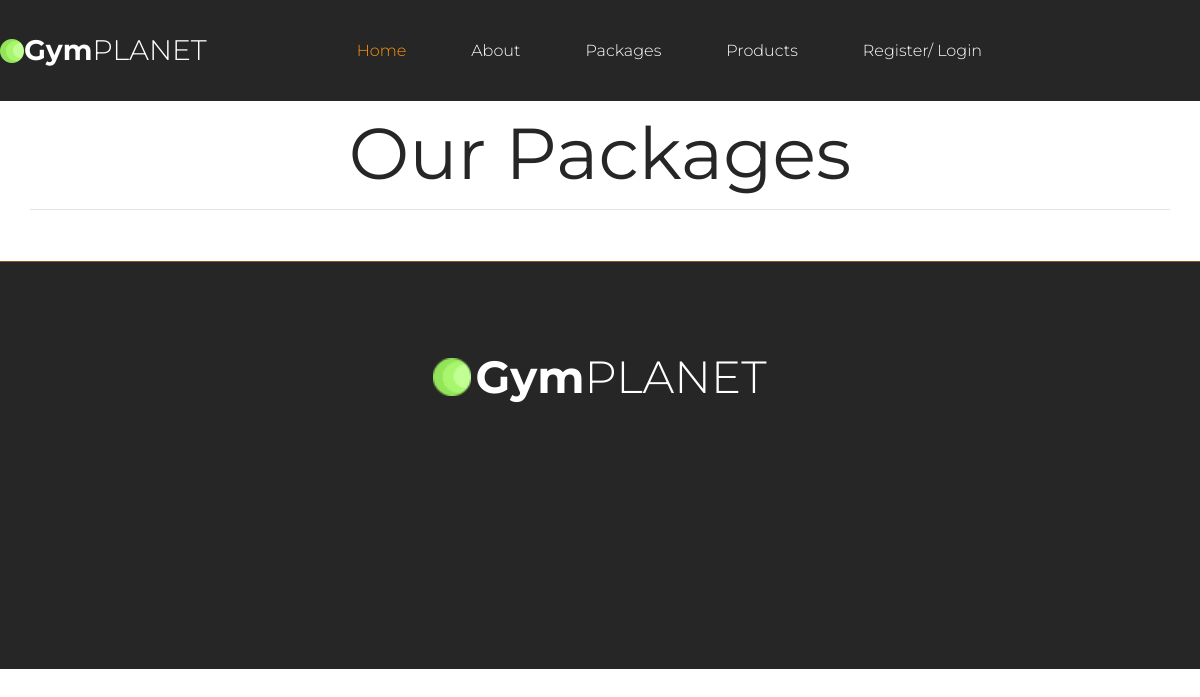
The app's page /packages.php, older data.
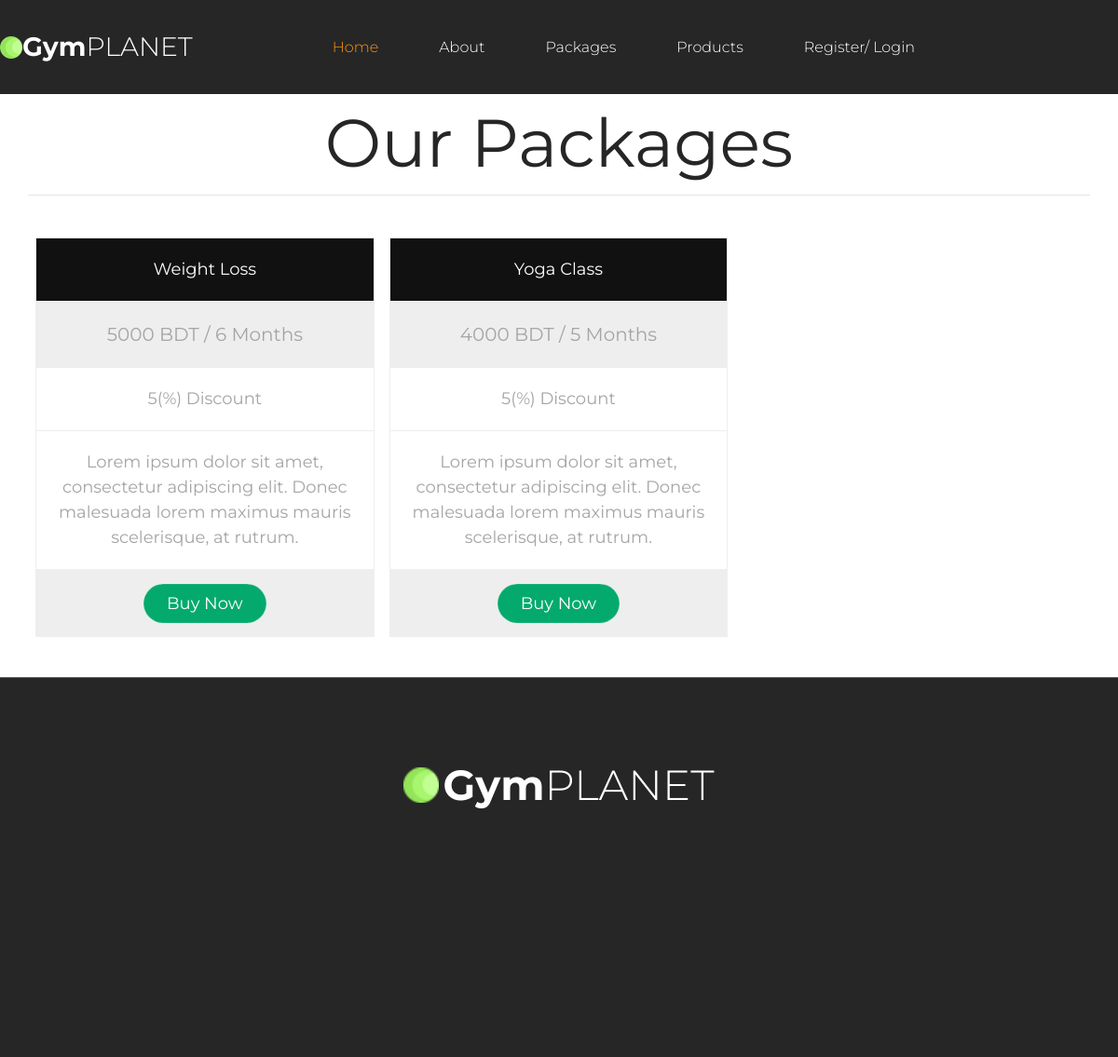
The same page, newer data.
### tables this page shows
CREATE TABLE `package_table` (
  `package_id` int(20) NOT NULL,
  `pack_name` varchar(255) NOT NULL,
  `details` text NOT NULL,
  `image` varchar(255) NOT NULL,
  `month` varchar(255) NOT NULL,
  `price` int(25) NOT NULL,
  `discount` int(25) NOT NULL,
  `del_pack` tinyint(10) NOT NULL DEFAULT 0
);

### Classes/DB.php (called while the page is built, shortened)
<?php
class DB
{
    public function connect(){
        $this->conn = new mysqli("localhost","root","","gym");
        if ($this->conn->connect_error) {
          die("Connection failed: " . $this->conn->connect_error);
        }
        else{
            return $msg =  "connected";
        }
    }
}

### Classes/PackageClass.php (called while the page is built, shortened)
<?php
include_once 'db.php';
class PackageClass extends DB
{
    public function viewPackage(){
        $qry = "SELECT * FROM package_table where del_pack=0";
        $result = $this->conn->query($qry);
        return $result;
    }
}

### packages.php (the view, shortened to what this page needs)
<?php
include 'layouts/header.php';
include 'layouts/nav.php';
?>
<div class="services">
    <div class="container">
        <div class="row">
            <div class="col">
                <div class="section_title_container">
                    <div class="section_title" style="text-align:center;">Our Packages</div>
                </div>
                <hr>
                <br>
                <?php
                $viewpack = $pack->viewPackage();
                foreach ($viewpack as $value) {
                ?>
                    <div id="services" class="columns">
                        <ul class="price">
                            <li class="price_header"><?php echo $value['pack_name']; ?></li>
                            <li class="grey"><?php echo $value['price']; ?> BDT / <?php echo $value['month']; ?> Months</li>
                            <li><?php echo $value['discount']; ?>(%) Discount</li>
                            <li><?php echo $value['details']; ?></li>
                            <li class="grey"><a href="applyPackage.php?package_id=<?php echo $value['package_id'] ?>" class="button">Buy Now</a></li>
                        </ul>
                        <br>
                    </div>
                <?php } ?>
            </div>
        </div>
    </div>
</div>
<?php include 'layouts/footer.php'; ?>

Row changes from the older to the newer data that the page shows:
added package_table: pack_name "Weight Loss", price "5000", month "6", discount "5", details "Lorem ipsum dolor sit amet, consectetur adipiscing elit. Donec malesuada lorem maximus mauris scelerisque, at rutrum."
added package_table: pack_name "Yoga Class", price "4000", month "5", discount "5", details "Lorem ipsum dolor sit amet, consectetur adipiscing elit. Donec malesuada lorem maximus mauris scelerisque, at rutrum."
